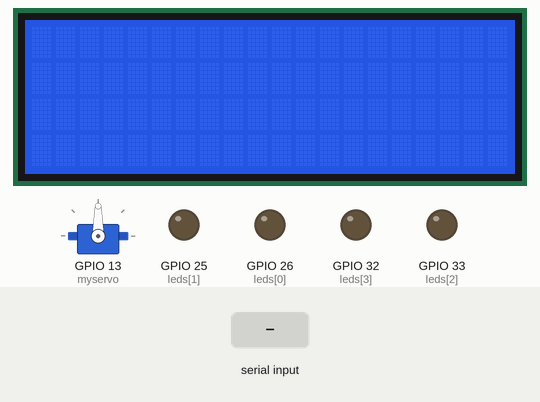
Recording of a sketch running on a simulated ESP32. On the bench: 20×4 character LCD, servo, output pins drawn as LEDs (lit = HIGH). The test bench sets the inputs (shaded band). What the sketch prints to the serial monitor is not drawn.

Above: at 1.2 s.
1.3 s: "1\n" received over the second serial link
At 1.8 s:
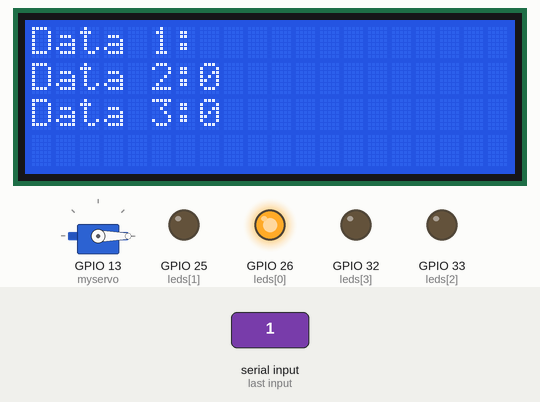
Timing chart, 0 to 4.3 s (numbered marks = the images above; inputs shaded):
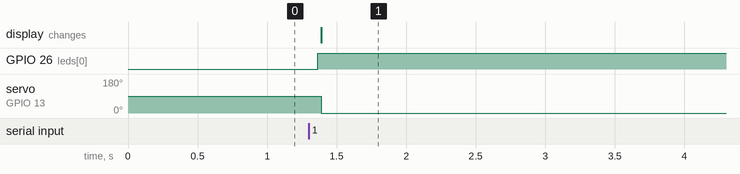

The sketch:

rs485_slave.ino
```cpp
#include <ArduinoJson.h> // 6.15.2
#include <ESP32Servo.h>
#include <Wire.h>
#include <LiquidCrystal_I2C.h>

LiquidCrystal_I2C lcd(0x27, 20, 4);

const int leds[] = {26, 25, 33, 32};
Servo myservo;

void setup() {
  Serial.begin(115200);
  Serial2.begin(9600);  // RX pin, TX pin for Serial2
  lcd.init();
  lcd.backlight();
  for (int ledPin : leds) {
    pinMode(ledPin, OUTPUT);
  }
  // Turn off all LEDs
  for (int ledPin : leds) {
    digitalWrite(ledPin, 0);
  }

  ESP32PWM::allocateTimer(0);
  ESP32PWM::allocateTimer(1);
  ESP32PWM::allocateTimer(2);
  ESP32PWM::allocateTimer(3);
  myservo.setPeriodHertz(50);    // standard 50 hz servo
  myservo.attach(13, 500, 2400); // attaches the servo on pin 18 to the servo object
  // using default min/max of 1000us and 2000us
  // different servos may require different min/max settings
  // for an accurate 0 to 180 sweep

  Serial.println("Project Ready To Use");
}

void loop() {
  // Check if data is available on Serial2
  if (Serial2.available()) {
    // Read the data from Serial2
    String jsonString = Serial2.readStringUntil('\n');

    // Print the received JSON string to Serial (for monitoring)
    Serial.println("Received JSON : ");
    Serial.println(jsonString);

    // Parse the JSON data
    StaticJsonDocument<1023> doc;
    DeserializationError error = deserializeJson(doc, jsonString);

    // Check for parsing errors
    if (error) {
      Serial.print(F("JSON Parsing Error: "));
      Serial.println(error.c_str());
      return;
    }

    // Access the parsed data
    const char* value1 = doc["data"];
    int count = doc["count"];
    int potensio = doc["potensio"];

    // Turn off all LEDs
    for (int ledPin : leds) {
      digitalWrite(ledPin, 0);
    }

    // Turn on the specific LED based on value2
    if (count >= 0 && count <= 3) {
      digitalWrite(leds[count], 1);
    }
    lcd.setCursor(0, 0);
    lcd.print("Data 1:");
    lcd.print(value1);
    lcd.setCursor(0, 1);
    lcd.print("Data 2:");
    lcd.print(count);
    lcd.setCursor(0, 2);
    lcd.print("Data 3:");
    lcd.print(potensio);


    // Control the servo based on the potentiometer value
    int servoAngle = map(potensio, 0, 1023, 0, 180);  // Map potensio value to servo angle (0 to 180 degrees)
    myservo.write(servoAngle);  // Set the servo position

  }
  delay(100);
}
```

Measured:
- after the input at 1.3 s, GPIO 26 (leds[0]): LOW → HIGH after 0.07 s; servo on GPIO 13 (myservo): 90° → 0° after 0.09 s; the display: changes after 0.09 s (image 1)
